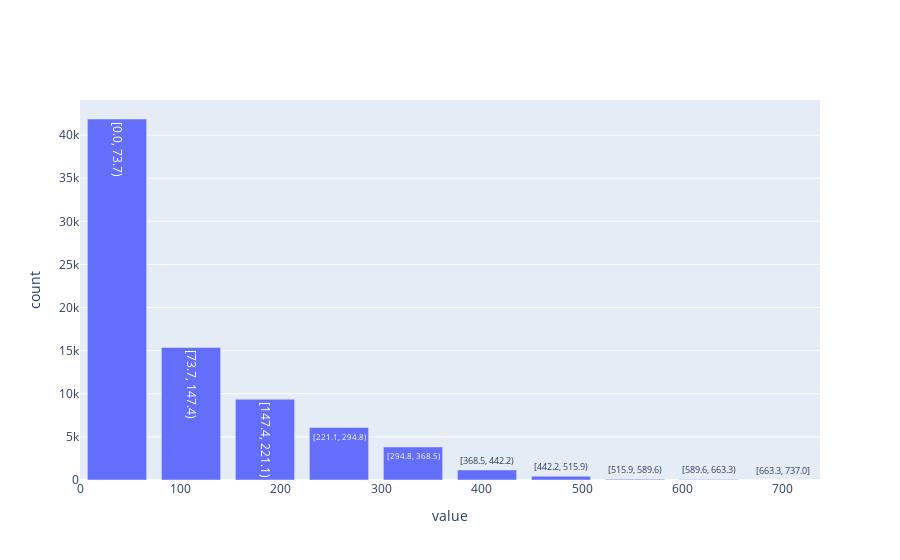

This figure's notebook cell:
### Markdown cell above
#### Lead Time Column

### Code cell
# histogram of lead time
lead_time_pd = hotel_booking.select("lead_time")
lead_time_pd.plot.hist(column="lead_time")

### Figure 1 — Plotly figure (JSON) as saved in the notebook; plotly's stock layout.template omitted (floating-point values rounded to 4 significant figures)
{"data": [{"hovertemplate": "variable=lead_time<br>value=%{text}<br>count=%{y}", "name": "lead_time", "text": ["[0.0, 73.7)", "[73.7, 147.4)", "[147.4, 221.1)", "[221.1, 294.8)", "[294.8, 368.5)", "[368.5, 442.2)", "[442.2, 515.9)", "[515.9, 589.6)", "[589.6, 663.3)", "[663.3, 737.0]"], "type": "bar", "x": [36.85, 110.6, 184.2, 258.0, 331.6, 405.4, 479.1, 552.8, 626.5, 700.2], "y": [41869, 15374, 9372, 6089, 3836, 1167, 436, 92, 60, 2]}], "layout": {"barmode": "stack", "xaxis": {"title": {"text": "value"}}, "yaxis": {"title": {"text": "count"}}}}
